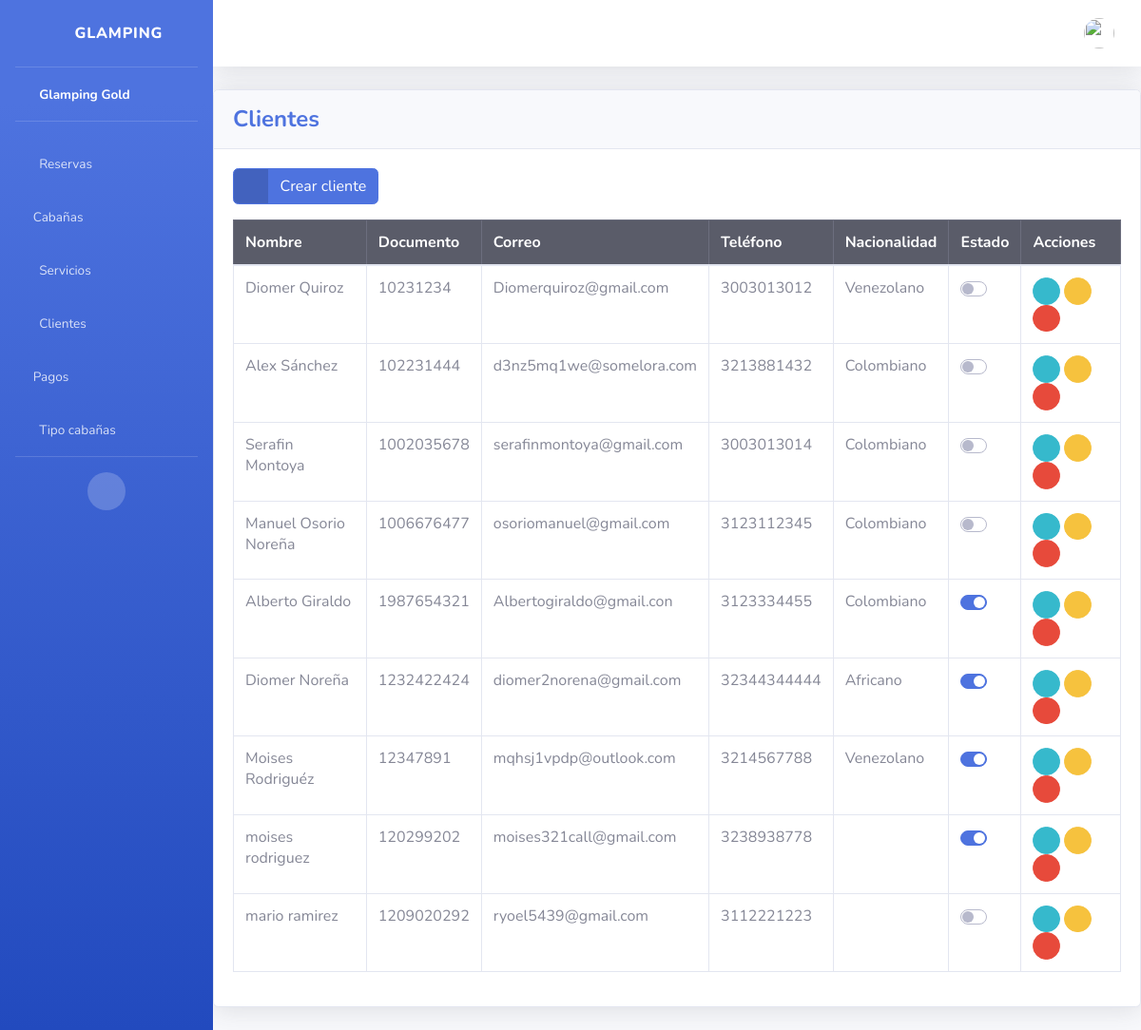
Page /clientes/ (signed in) on the earlier database version.
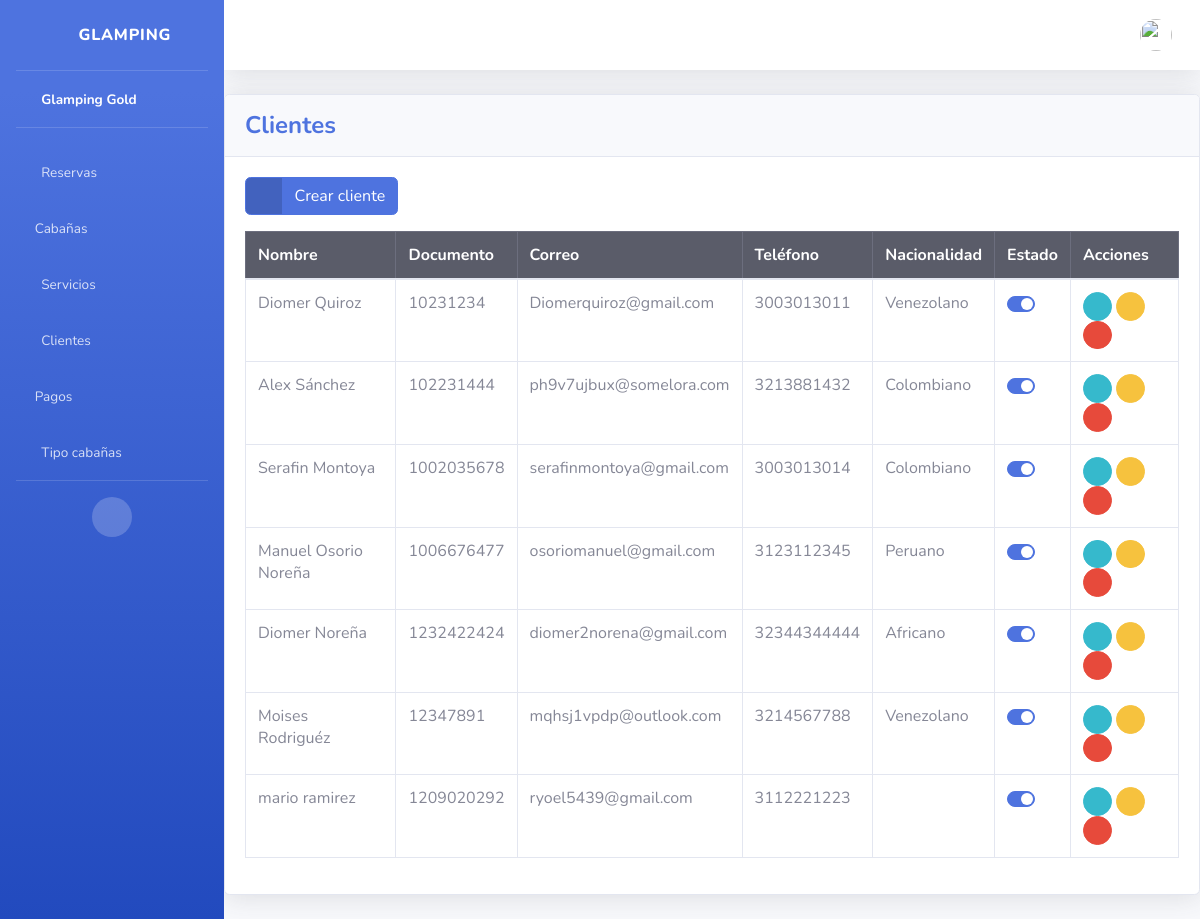
Same page on the later database version.
### cliente/models.py (models this page shows, shortened)
class Cliente(models.Model):
    nombre = models.CharField(max_length=255)
    documento = models.IntegerField(unique=True)
    email = models.CharField(max_length=50, unique=True)
    telefone = models.IntegerField(unique=True)
    nacionalidad = models.CharField(max_length=255)
    status = models.BooleanField(default=True)

### cliente/views.py (the view)
# urls.py: path('clientes/', include('cliente.urls')),
@login_required
@user_passes_test(is_admin_or_staff)
def cliente(request):
    cliente_list = Cliente.objects.all()
    return render(request, 'cliente/index.html', {'cliente_list': cliente_list})

### cliente/views.py (called while the page is built)
def is_admin_or_staff(user):
    return user.is_authenticated and (user.is_staff or user.groups.filter(name='Administradores').exists())

### templates/cliente/index.html (shortened to what this page needs)
{% extends 'base.html' %}
{% block content %}
<div class="card shadow mb-4">
    <div class="card-header py-3">
        <h4 class="m-0 font-weight-bold text-primary">Clientes</h4>
    </div>
    <div class="card-body">
        <div class="table-responsive">
            <a href="{% url 'create_cliente' %}" class="btn btn-primary btn-icon-split mb-3">
                <span class="icon text-white-50">
                  <i class="fas fa-plus"></i>
              </span>
              <span class="text">Crear cliente</span>
            </a>
            <table class="table table-bordered" id="dataTable" width="100%" cellspacing="0">
                <thead class="table-dark">
                    <tr>
                        <th>Nombre</th>
                        <th>Documento</th>
                        <th>Correo</th>
                        <th>Teléfono</th>
                        <th>Nacionalidad</th>
                        <th>Estado</th>
                        <th>Acciones</th>
                    </tr>
                </thead>
                <tbody>
                    {% for cliente in cliente_list %}
                    <tr>
                    <td>{{ cliente.nombre }}</td>
                    <td>{{ cliente.documento }}</td>
                    <td>{{ cliente.email }}</td>
                    <td>{{ cliente.telefone }}</td>
                    <td>{{ cliente.nacionalidad }}</td>
                    <td>
                        <form action="{% url 'cliente_status' cliente.id %}" method="POST">
                            <div class="custom-control custom-switch">
                            </div>
                        </form>
                    </td>
                    <td>
                        <a href="" class="btn btn-info btn-circle btn-sm" data-bs-toggle="modal" data-bs-target="#modalId" data-cliente-id="{{ cliente.id }}">
                            <i class="fas fa-info-circle"></i>
                        </a>
                        <a href="{% url 'edit_cliente' cliente.id %}" class="btn btn-warning btn-circle btn-sm">
                            <i class="fas fa-edit"></i>
                        </a>
                        <a href="{% url 'delete_cliente' cliente.id %}" class="deleteBtn btn btn-danger btn-circle btn-sm">
                            <i class="fas fa-trash"></i>
                        </a>
                    </td>
                    </tr>
                    {% endfor %}
                </tbody>
            </table>
        </div>
    </div>
</div>
{%endblock%}

Differences in the rows shown:
removed Cliente: nombre "Alberto Giraldo", documento "1987654321", email "Albertogiraldo@gmail.con", telefone "3123334455", nacionalidad "Colombiano"
removed Cliente: nombre "moises rodriguez", documento "120299202", email "moises321call@gmail.com", telefone "3238938778"
changed Cliente "Diomer Quiroz": telefone "3003013012" → "3003013011"
changed Cliente "Alex Sánchez": email "d3nz5mq1we@somelora.com" → "ph9v7ujbux@somelora.com"
changed Cliente "Manuel Osorio Noreña": nacionalidad "Colombiano" → "Peruano"
